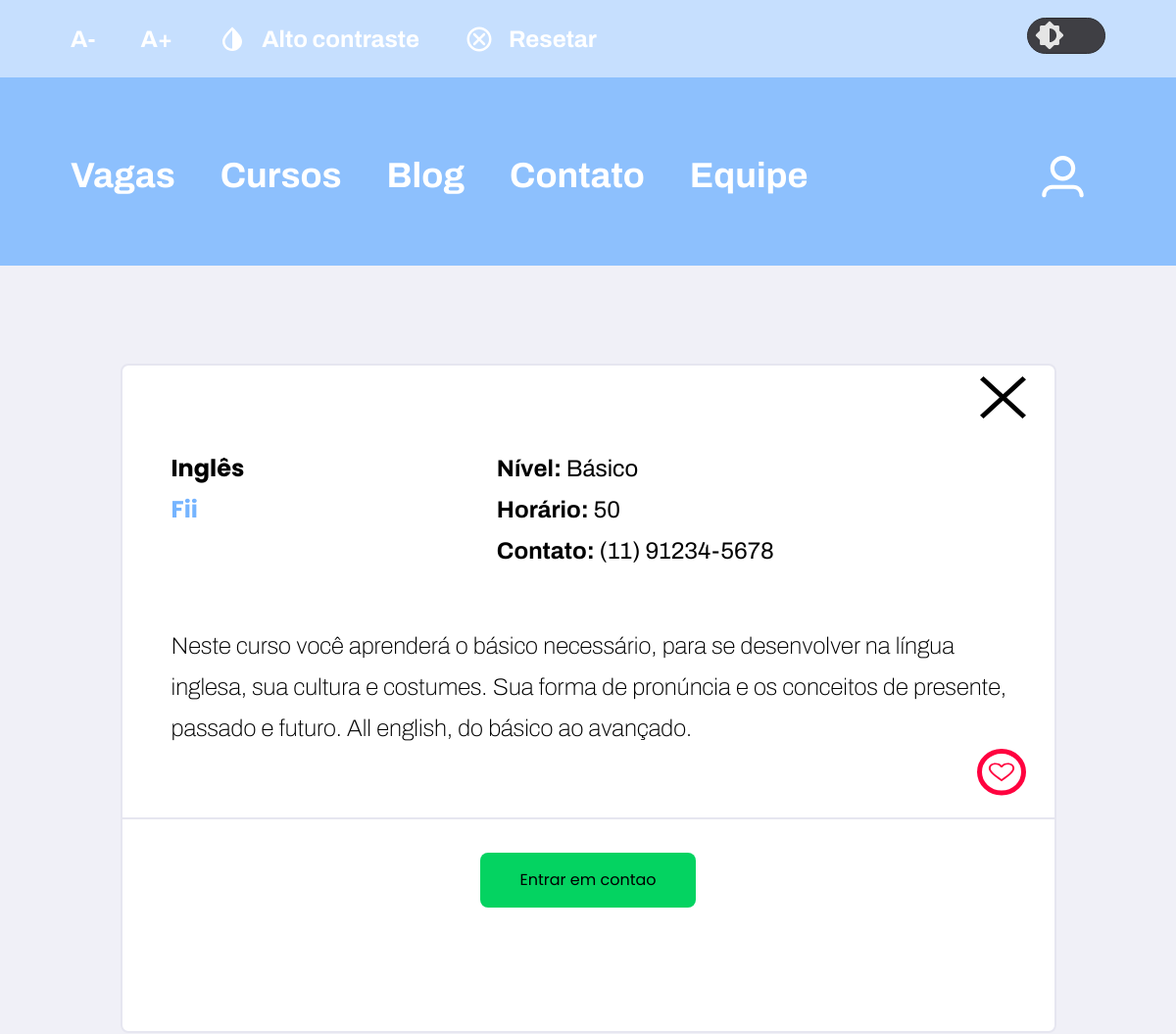
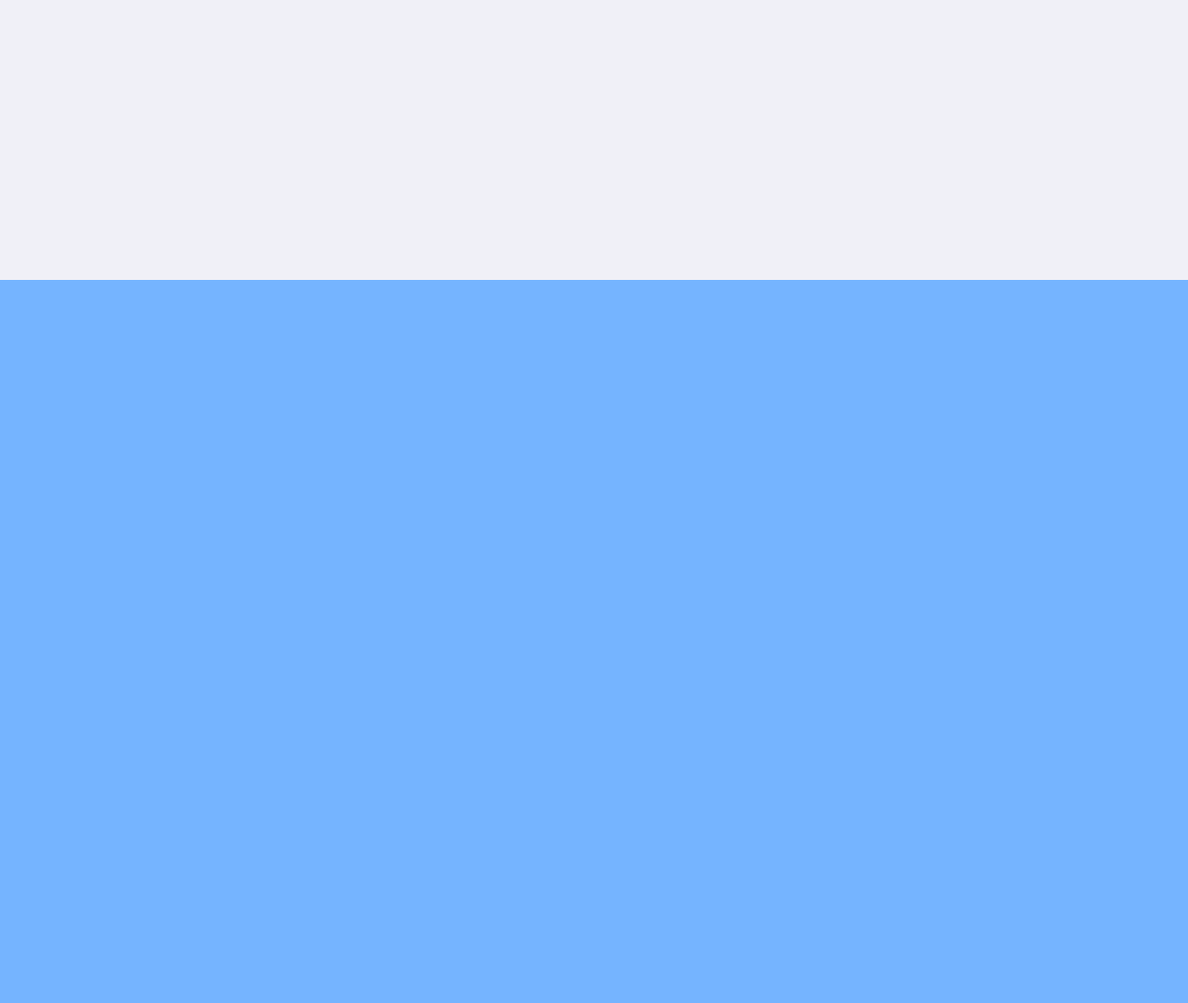
Screenshot of /versão_php/src/inf_curso.php?id=1 (signed in) with the database file from the repository (2 pictures, top to bottom).
### tables this page shows
CREATE TABLE `tb_cursos` (
  `id` int(11) NOT NULL,
  `nome_curso` varchar(200) NOT NULL,
  `descricao_curso` varchar(500) NOT NULL,
  `fornecedor_curso` varchar(220) NOT NULL,
  `horario_curso` varchar(500) NOT NULL,
  `nivel_curso` varchar(220) NOT NULL,
  `contato_curso` varchar(500) NOT NULL,
  `link_curso` varchar(220) NOT NULL
);

### versão_php/src/inf_curso.php (the view, shortened to what this page needs)
<?php
include("./processamento/conexao.php");
?>
<!DOCTYPE html>
<html lang="pt-br">
<head>
  <link rel="stylesheet" href="./css/style.css" />
  <link rel="stylesheet" href="./css/vagas.css" />
  <link rel="stylesheet" href="./css/vagas-blog.css" />
  <link rel="stylesheet" href="./css/vaga-curso-selecionada.css">
  <link rel="stylesheet" href="./css/theme.css">
</head>
<body id="zoombody">
  <?php include('header.php') ?>
  <main>
    <div class="campo-vagas">
      <?php
      $id = filter_input(INPUT_GET, 'id', FILTER_SANITIZE_NUMBER_INT);
      $result_curso = "SELECT * FROM tb_cursos WHERE id = '$id'";
      $resultado_curso = mysqli_query($conn, $result_curso);
      $row_curso = mysqli_fetch_assoc($resultado_curso);
      print '
            <div class="card">
            <div class="cancel-button">
              <a href="./curso.php" aria-label="Link que redireciona a página de busca de cursos">
                <svg width="47" height="43" viewBox="0 0 47 43" fill="none" xmlns="http://www.w3.org/2000/svg">
                    <path d="M3.61538 43L0 39.6923L19.8846 21.5L0 3.30769L3.61538 0L23.5 18.1923L43.3846 0L47 3.30769L27.1154 21.5L47 39.6923L43.3846 43L23.5 24.8077L3.61538 43Z" fill="white" />
                </svg>
              </a>
            </div>
            <div class="top-header-description">
                <div class="top-header-card">
                    <div class="card-logo-vaga">
                        <p>' . $row_curso['nome_curso'] . '<br />
                            <span>' . $row_curso['fornecedor_curso'] . '</span>
                        </p>
                    </div>
                </div>
                <p class="card-descricao-extra top-header-card">
                    <span>Nível: </span>' . $row_curso['nivel_curso'] . '<br />
                    <span>Horário: </span>' . $row_curso['horario_curso'] . '<br />
                    <span>Contato: </span>' . $row_curso['contato_curso'] . '<br />
                </p>
            </div>
            <p class="descricao-vaga">
                ' . $row_curso['descricao_curso'] . '';
                if (isset($_SESSION['id_usuario'])) {
                  print ' <div class="favorite-button">
                  <a title="Favoritar vaga" aria-label="Favoritar vaga" href="./processamento/processa_favoritar_cursos.php?id_curso=' . $row_curso['id'] . '">
                  </a>
                </div>
            </p>
        </div>';
                }
       print' <hr />
        <div class="box-button">
            <a href="' . $row_curso['link_curso'] . '" class="button" title="Link que redireciona ao contato do curso atual" aria-label="Link que redireciona ao contato do curso atual" >Entrar em contao</a>
        </div>
    ';
      ?>
  </main>
  <?php include('footer.php') ?>
</body>
</html>

### versão_php/src/css/style.css (style rules this page uses)
* { margin: 0; padding: 0; box-sizing: border-box; }
html { --primary-blue: #75b4ff; --primary-blue-header: rgba(117, 180, 255, 0.8); --white: #ffffff; --white-opacity: rgba(255, 255, 255, 0.5); --primary-background: #f0f0f7; --white-opacity-search: hsla(0, 0%, 100%, 0.41); --primary-border: #e6e6f0; --home-blog: hsla(200, 19%, 18%, 1); --background-cards: #fff; --border-contato-home: #e6e6f0; --background-all: #FFFDFD; --black: #000; --title-price: #75b4ff; scroll-behavior: smooth; }
body { font-family: 'Poppins', sans-serif; background-color: var(--primary-background); overflow-x: hidden; }

### versão_php/src/css/vagas.css (style rules this page uses)
html { overflow-x: hidden; --background-form: #fff; }
main { display: flex; justify-content: center; gap: 34px; }
main div.campo-vagas { width: 955px; background: #FFFFFF; border: 2px solid #E6E6F0; border-radius: 8px; margin-bottom: 284px; padding-bottom: 126px; }
div.campo-vagas .card { display: flex; margin: 54px 28.2px 0px 50px;; width: 955px; height: 265px; }
div.campo-vagas .card .card-logo-vaga { display: flex; gap: 36.55px; font-weight: 700; font-size: 24px; line-height: 42px; margin-bottom: 33px; }
div.campo-vagas .card .card-logo-vaga span { color: #75B4FF; }
div.campo-vagas .card .descricao-vaga { font-family: 'Archivo'; font-style: normal; font-weight: 100; font-size: 24px; line-height: 42px; color: #000000; max-width: 564.14px; }
div.campo-vagas .card .card-descricao-extra { font-family: 'Archivo'; font-style: normal; font-weight: 400; font-size: 24px; line-height: 42px; margin-left: 35.57px; }
div.campo-vagas .card .card-descricao-extra span { font-weight: 700; }
div.campo-vagas hr { border: 1px solid #E6E6F0; }
@media (max-width: 1310px) { main { flex-direction: column; align-items: center; } }
@media (max-width: 1310px) { main div.campo-vagas { width: 100%; max-width: 955px; } }

### versão_php/src/css/vagas-blog.css (style rules this page uses)
html { --background-all: #FFFFFF; --border-all: #E6E6F0; --background-input-search: #FAFAFC; --border-input-search: #E6E6F0; --background-hover: #E6E6F0; --text-color-secondary: #9C98A6; --text-input: #000; overflow-x: hidden; }
main { display: flex; flex-wrap: wrap; justify-content: center; gap: 34px; }
main div.campo-vagas { width: 955px; min-height: 451px; background: var(--background-all); border: 2px solid var(--border-all); border-radius: 8px; margin-bottom: 284px; padding-bottom: 126px; }
div.campo-vagas .card { display: flex; margin: 54px 28.2px 0px 50px;; width: 955px; height: 265px; position: relative; }
div.campo-vagas .card .favorite-button svg { position: absolute; top: -43px; right: 67px; cursor: pointer; }
div.campo-vagas .card .card-logo-vaga { display: flex; gap: 36.55px; font-weight: 700; font-size: 24px; line-height: 42px; margin-bottom: 33px; }
div.campo-vagas .card .card-logo-vaga span { color: var(--title-price); }
div.campo-vagas .card .descricao-vaga { font-family: 'Archivo'; font-style: normal; font-weight: 100; font-size: 24px; line-height: 42px; color: var(--text-color); max-width: 564.14px; min-width: 564.14px; }
div.campo-vagas .card .card-descricao-extra { font-family: 'Archivo'; font-style: normal; font-weight: 400; font-size: 24px; line-height: 42px; margin-left: 35.57px; max-width: 294px; }
div.campo-vagas .card .card-descricao-extra span { font-weight: 700; }
div.campo-vagas hr { border: 1px solid var(--background-hover); }
@media (max-width: 1310px) { main { flex-direction: column; align-items: center; } }
@media (max-width: 1310px) { main div.campo-vagas { width: 100%; max-width: 955px; } }

### versão_php/src/css/vaga-curso-selecionada.css (style rules this page uses)
main div.campo-vagas { width: 80%; }
div.campo-vagas .card .cancel-button svg { position: absolute; top: -43px; right: 0px; cursor: pointer; }
div.campo-vagas .card { width: initial; height: auto; display: block; margin-bottom: 70px; }
div.campo-vagas .card .card-descricao-extra { margin-left: auto; margin-right: auto; }
.top-header-card { margin-top: 30px; }
.top-header-description { display: flex; margin-bottom: 55px; flex-wrap: wrap; }
div.campo-vagas .card .descricao-vaga { min-width: initial; max-width: 100%; }
div.campo-vagas .card .favorite-button svg { right: 0px; top: auto; }
.box-button { width: 219.047px; margin-inline: auto; }
.button { display: inline-block; width: auto; padding: 15px 40px; margin-top: 34px; background: #04d361; color: var(--black); font-family: 'Poppins', sans-serif; text-decoration: none; text-align: center; font-size: 16px; line-height: 26px; border: none; border-radius: 8px; cursor: pointer; }

### rows the page displays
tb_cursos: nome_curso "Inglês", fornecedor_curso "Fii", nivel_curso "Básico", horario_curso "50", contato_curso "(11) 91234-5678", descricao_curso "Neste curso você aprenderá o básico necessário, para se desenvolver na língua inglesa, sua cultura e costumes. Sua forma de pronúncia e os conceitos de presente, passado e futuro. All english, do básico ao avançado."
